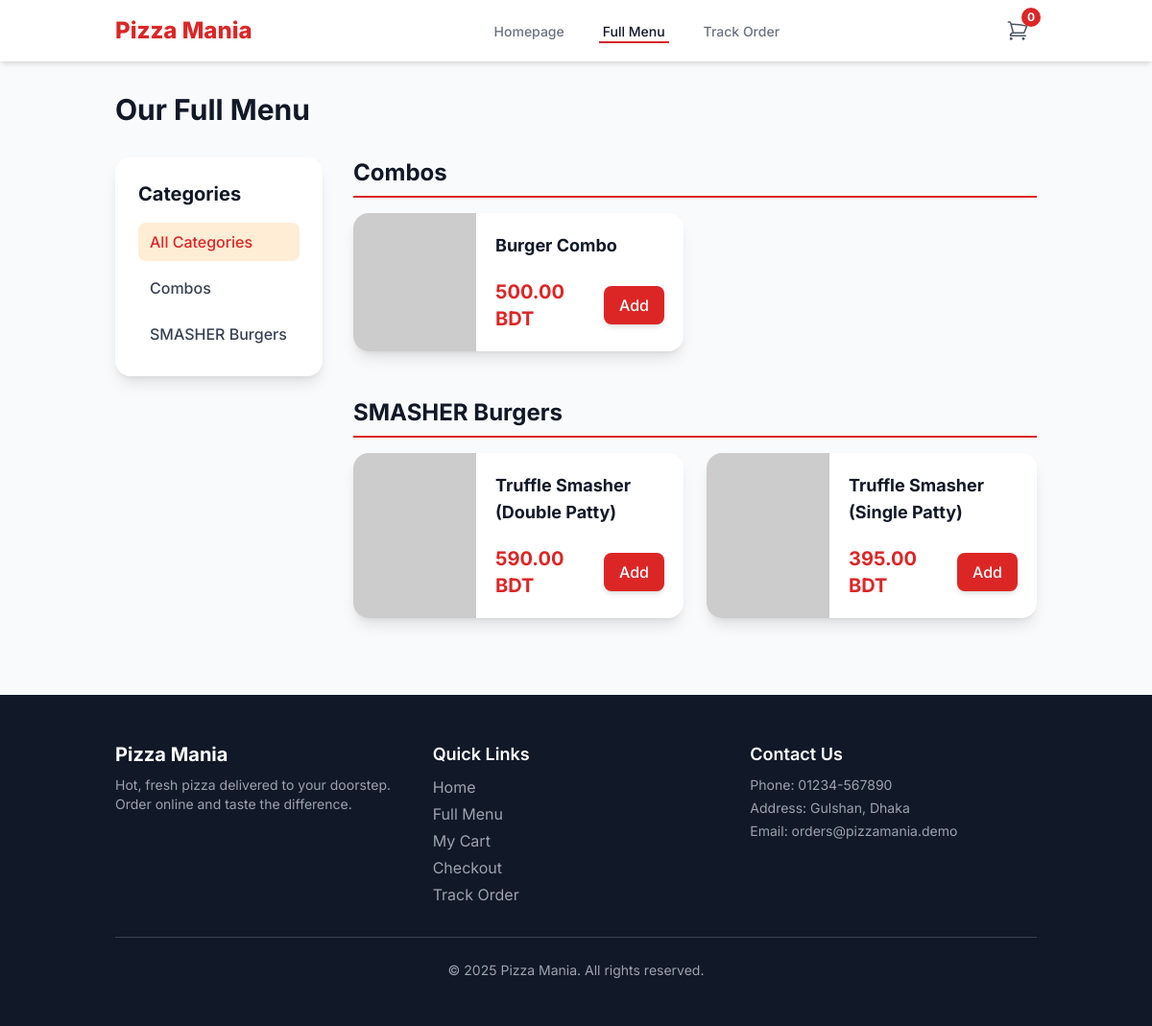
Page /menu.php on the earlier database version.
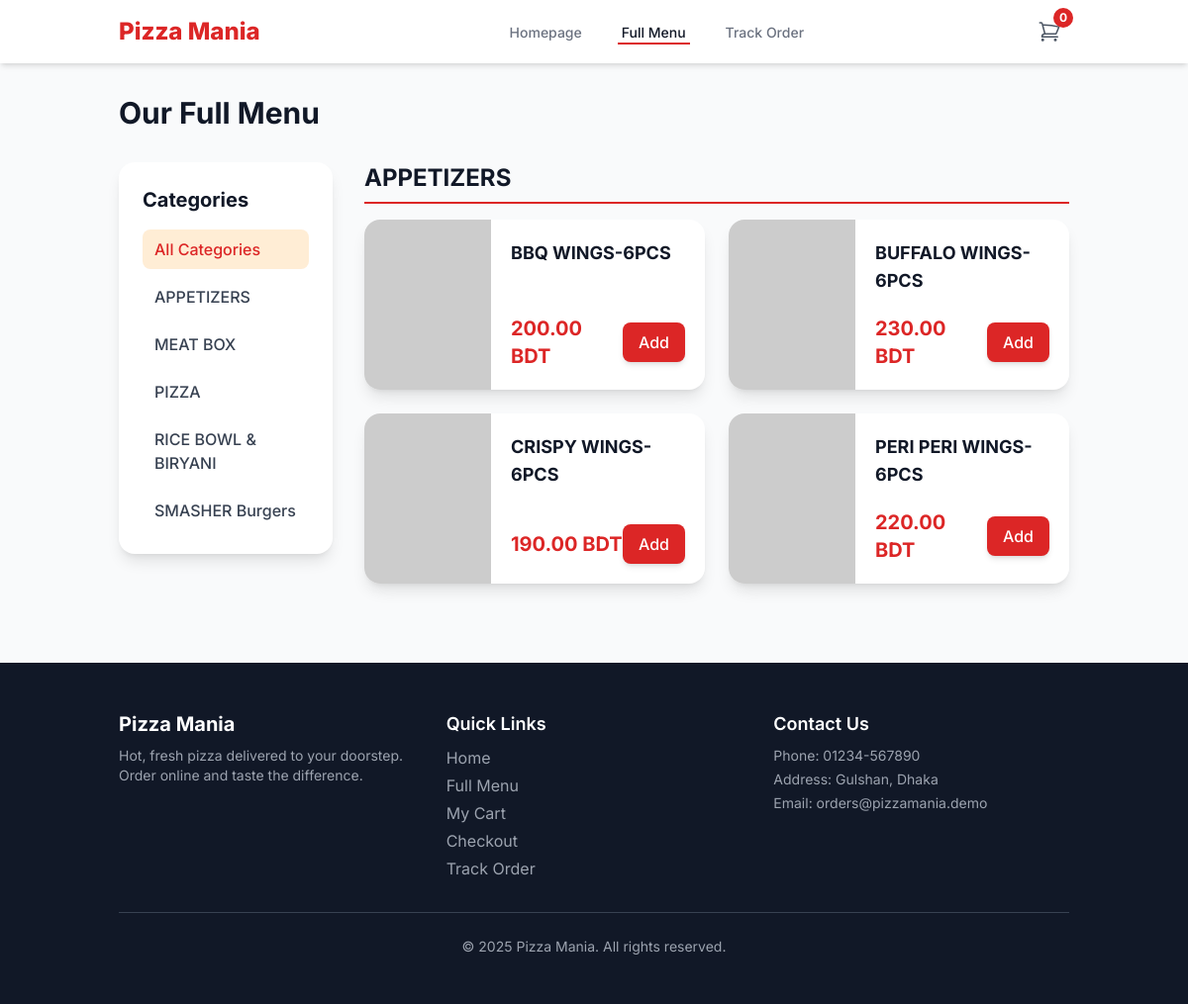
Same page on the later database version.
### tables this page shows
CREATE TABLE IF NOT EXISTS `categories` (
  `id` int NOT NULL AUTO_INCREMENT,
  `name` varchar(100) NOT NULL,
  `description` text,
  `image` varchar(255) DEFAULT NULL,
  `is_visible` tinyint(1) NOT NULL DEFAULT '1',
  PRIMARY KEY (`id`)
);

CREATE TABLE IF NOT EXISTS `menu_items` (
  `id` int NOT NULL AUTO_INCREMENT,
  `category_id` int NOT NULL,
  `name` varchar(150) NOT NULL,
  `description` text,
  `price` decimal(10,2) NOT NULL,
  `image` varchar(255) DEFAULT NULL,
  `is_available` tinyint(1) NOT NULL DEFAULT '1',
  `is_featured` tinyint(1) NOT NULL DEFAULT '0',
  PRIMARY KEY (`id`),
  KEY `category_id` (`category_id`)
);

### config.php (called while the page is built, shortened)
<?php
$db = new mysqli(DB_HOST, DB_USER, DB_PASS, DB_NAME);
$db->set_charset("utf8mb4");
$settings = [];
$settings_query = $db->query("SELECT setting_key, setting_value FROM site_settings");
if ($settings_query) {
    while ($row = $settings_query->fetch_assoc()) {
        $settings[$row['setting_key']] = $row['setting_value'];
    }
} else {
    die("Error: Could not load site settings from database.");
}
function e($data) {
    return htmlspecialchars($data, ENT_QUOTES, 'UTF-8');
}
?>

### menu.php (the view, shortened to what this page needs)
<?php
require_once('includes/header.php');
$filter_category_id = $_GET['category'] ?? null;
$page_heading = 'Our Full Menu';
$categories = [];
$sql_cat = "SELECT id, name FROM categories WHERE is_visible = 1 ORDER BY name ASC";
$result_cat = $db->query($sql_cat);
if ($result_cat) {
    while ($row = $result_cat->fetch_assoc()) {
        $categories[] = $row;
    }
}
$menu = [];
$sql_menu = "SELECT
                c.id as category_id,
                c.name as category_name,
                m.id as item_id,
                m.name as item_name,
                m.description as item_description,
                m.price as item_price,
                m.image as item_image
             FROM menu_items m
             JOIN categories c ON m.category_id = c.id
             WHERE m.is_available = 1 AND c.is_visible = 1";
$sql_menu .= " ORDER BY c.name ASC, m.name ASC";
$result_menu = $db->query($sql_menu);
if ($result_menu) {
    while ($row = $result_menu->fetch_assoc()) {
        $menu[$row['category_name']][] = $row;
    }
}
?>
<h1 class="text-3xl font-bold text-gray-900 mb-8"><?php echo e($page_heading); ?></h1>
<div class="grid grid-cols-1 lg:grid-cols-4 gap-8">
    <aside class="lg:col-span-1">
        <div class="bg-white p-6 rounded-2xl shadow-lg sticky top-24">
            <h2 class="text-xl font-bold text-gray-900 mb-4">Categories</h2>
            <ul class="space-y-2">
                <li>
                    <a href="<?php echo BASE_URL; ?>/menu" class="block px-3 py-2 rounded-lg font-medium <?php echo !$filter_category_id ? 'bg-orange-100 text-brand-red' : 'text-gray-700 hover:bg-gray-100'; ?>">
                        All Categories
                    </a>
                </li>
                <?php foreach ($categories as $category): ?>
                <li>
                    <a href="<?php echo BASE_URL; ?>/menu/category/<?php echo e($category['id']); ?>" class="block px-3 py-2 rounded-lg font-medium <?php echo ($filter_category_id == $category['id']) ? 'bg-orange-100 text-brand-red' : 'text-gray-700 hover:bg-gray-100'; ?>">
                        <?php echo e($category['name']); ?>
                    </a>
                </li>
                <?php endforeach; ?>
            </ul>
        </div>
    </aside>
    <div class="lg:col-span-3 space-y-12">
        <?php if (empty($menu)): ?>
            <div class="bg-white p-8 rounded-2xl shadow-lg text-center">
                <h3 class="text-xl font-bold text-gray-900">No Items Found</h3>
                <p class="text-gray-600 mt-2">
                    <?php if ($filter_category_id): ?>
                        There are no available items in this category right now.
                    <?php else: ?>
                        Our menu is currently empty. Please check back later!
                    <?php endif; ?>
                </p>
                <a href="<?php echo BASE_URL; ?>/menu" class="mt-4 inline-block px-5 py-2 bg-brand-red text-white font-medium rounded-lg">
                    View All Categories
                </a>
            </div>
        <?php else: ?>
            <?php foreach ($menu as $category_name => $items): ?>
                <section id="category-<?php echo e($items[0]['category_id']); ?>">
                    <h2 class="text-2xl font-bold text-gray-900 mb-4 pb-2 border-b-2 border-brand-red">
                        <?php echo e($category_name); ?>
                    </h2>
                    <div class="grid grid-cols-1 md:grid-cols-2 gap-6">
                        <?php foreach ($items as $item): ?>
                            <div id="item-<?php echo e($item['item_id']); ?>" class="bg-white rounded-2xl shadow-lg overflow-hidden flex">
                                <img
                                    src="<?php echo e(BASE_URL . ($item['item_image'] ?? 'https://placehold.co/150x150/EFEFEF/AAAAAA?text=No+Image')); ?>"
                                    alt="<?php echo e($item['item_name']); ?>"
                                    class="w-32 h-full object-cover"
                                    onerror="this.src='https://placehold.co/150x150/EFEFEF/AAAAAA?text=No+Image'"
                                >
                                <div class="p-5 flex flex-col justify-between w-full">
                                    <div>
                                        <h3 class="text-lg font-bold text-gray-900"><?php echo e($item['item_name']); ?></h3>
                                    </div>
                                    <div class="flex justify-between items-center mt-4">
                                        <span class="text-xl font-bold text-brand-red"><?php echo e(number_format($item['item_price'], 2)); ?> BDT</span>
                                        <button
                                            onclick="openItemModal(<?php echo e($item['item_id']); ?>, '<?php echo e(addslashes($item['item_name'])); ?>', <?php echo e($item['item_price']); ?>)"
                                            class="px-4 py-2 bg-brand-red text-white font-medium rounded-lg shadow-md hover:bg-red-700 transition-all transform hover:scale-105 <?php echo ($store_is_open == '0') ? 'hidden' : ''; ?>">
                                            Add
                                        </button>
                                    </div>
                                </div>
                            </div>
                        <?php endforeach; ?>
                    </div>
                </section>
            <?php endforeach; ?>
        <?php endif; ?>
    </div>
</div>
<?php
require_once('includes/footer.php');
?>

### includes/header.php (shortened to what this page needs)
<?php
require_once('config.php');
function get_cart_count() {
    $count = 0;
    return $count;
}
$cart_count = get_cart_count();
$store_is_open = $settings['store_is_open'] ?? '1';
?>
<!DOCTYPE html>
<html lang="en">
<head>
    <script src="https://cdn.tailwindcss.com"></script>
</head>
<body class="bg-gray-50 font-sans antialiased">
    <nav class="bg-white shadow-md sticky top-0 z-40">
        <div class="container mx-auto px-4 sm:px-6 lg:px-8">
            <div class="flex justify-between items-center h-16">
                <div class="flex-shrink-0 flex items-center">
                    <a href="<?php echo BASE_URL; ?>/" class="text-2xl font-extrabold text-brand-red">
                        Pizza Mania
                    </a>
                </div>
                <div class="hidden sm:ml-6 sm:flex sm:space-x-8">
                    <?php
                        $current_page = basename($_SERVER['SCRIPT_NAME']);
                    ?>
                    <a href="<?php echo BASE_URL; ?>/" class="inline-flex items-center px-1 pt-1 border-b-2 <?php echo ($current_page == 'index.php') ? 'border-brand-red text-gray-900' : 'border-transparent text-gray-500 hover:border-gray-300'; ?> text-sm font-medium">Homepage</a>
                    <a href="<?php echo BASE_URL; ?>/menu" class="inline-flex items-center px-1 pt-1 border-b-2 <?php echo ($current_page == 'menu.php') ? 'border-brand-red text-gray-900' : 'border-transparent text-gray-500 hover:border-gray-300'; ?> text-sm font-medium">Full Menu</a>
                    <a href="<?php echo BASE_URL; ?>/track-order" class="inline-flex items-center px-1 pt-1 border-b-2 <?php echo ($current_page == 'track_order.php') ? 'border-brand-red text-gray-900' : 'border-transparent text-gray-500 hover:border-gray-300'; ?> text-sm font-medium">Track Order</a>
                </div>
                <div class="flex items-center">
                    <a href="<?php echo BASE_URL; ?>/cart" class="relative p-2 rounded-full text-gray-600 hover:bg-gray-100 hover:text-gray-800">
                        <span id="cart-count-bubble" class="absolute -top-1 -right-1 bg-brand-red text-white text-xs font-bold w-5 h-5 rounded-full flex items-center justify-center">
                            <?php echo e($cart_count); ?>
                        </span>
                    </a>
                </div>
            </div>
        </div>
    </nav>
    <main class="container mx-auto px-4 sm:px-6 lg:px-8 py-8">

### includes/footer.php (shortened to what this page needs)
    </main>
    <footer class="bg-gray-900 text-gray-400 mt-12">
        <div class="container mx-auto px-4 sm:px-6 lg:px-8 py-12">
            <div class="grid grid-cols-1 md:grid-cols-3 gap-8">
                <div>
                    <h3 class="text-xl font-bold text-white mb-2">Pizza Mania</h3>
                    <p class="text-sm">
                        Hot, fresh pizza delivered to your doorstep.
                        Order online and taste the difference.
                    </p>
                </div>
                <div>
                    <h3 class="text-lg font-semibold text-white mb-2">Quick Links</h3>
                    <ul class="space-y-1">
                        <li><a href="<?php echo BASE_URL; ?>/" class="hover:text-white">Home</a></li>
                        <li><a href="<?php echo BASE_URL; ?>/menu" class="hover:text-white">Full Menu</a></li>
                        <li><a href="<?php echo BASE_URL; ?>/cart" class="hover:text-white">My Cart</a></li>
                        <li><a href="<?php echo BASE_URL; ?>/checkout" class="hover:text-white">Checkout</a></li>
                        <li><a href="<?php echo BASE_URL; ?>/track-order" class="hover:text-white">Track Order</a></li>
                    </ul>
                </div>
                <div>
                    <h3 class="text-lg font-semibold text-white mb-2">Contact Us</h3>
                    <ul class="space-y-1 text-sm">
                        <li>Phone: 01234-567890</li>
                        <li>Address: Gulshan, Dhaka</li>
                        <li>Email: orders@pizzamania.demo</li>
                    </ul>
                </div>
            </div>
            <div class="mt-8 border-t border-gray-700 pt-6 text-center text-sm">
                &copy; <?php echo date('Y'); ?> Pizza Mania. All rights reserved.
            </div>
        </div>
    </footer>
</body>
</html>

Differences in the rows shown:
removed categories: name "Combos"
removed menu_items: category_name "Combos", name "Burger Combo", price "500.00"
removed menu_items: category_name "SMASHER Burgers", name "Truffle Smasher (Double Patty)", price "590.00"
removed menu_items: name "Truffle Smasher (Single Patty)", price "395.00", shown under "SMASHER Burgers"
added categories: name "APPETIZERS"
added categories: name "MEAT BOX"
added categories: name "PIZZA"
added categories: name "RICE BOWL & BIRYANI"
added menu_items: category_name "APPETIZERS", name "BBQ WINGS-6PCS", price "200.00"
added menu_items: name "BUFFALO WINGS-6PCS", price "230.00", shown under "APPETIZERS"
added menu_items: name "CRISPY WINGS-6PCS", price "190.00", shown under "APPETIZERS"
added menu_items: name "PERI PERI WINGS-6PCS", price "220.00", shown under "APPETIZERS"
